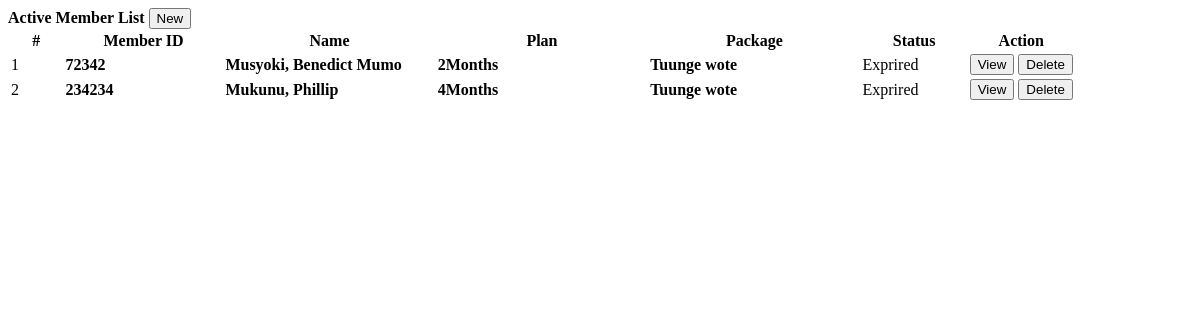
The page /admin/registered_members.php on the database its author committed.
### tables this page shows
CREATE TABLE `registration_info` (
  `id` int(30) NOT NULL,
  `member_id` int(30) NOT NULL,
  `plan_id` int(30) NOT NULL,
  `package_id` int(30) NOT NULL,
  `start_date` date NOT NULL DEFAULT current_timestamp(),
  `end_date` date NOT NULL DEFAULT current_timestamp(),
  `trainer_id` tinyint(30) NOT NULL,
  `status` tinyint(1) NOT NULL DEFAULT 1 COMMENT '0=Inactive, 1= Active',
  `date_created` date DEFAULT current_timestamp(),
  `amount` int(20) DEFAULT NULL,
  `remarks` text DEFAULT NULL,
  `date_of_payment` date DEFAULT NULL
);

CREATE TABLE `members` (
  `id` int(30) NOT NULL,
  `member_id` int(30) NOT NULL,
  `firstname` varchar(100) NOT NULL,
  `middlename` varchar(100) NOT NULL,
  `lastname` varchar(100) NOT NULL,
  `gender` varchar(20) NOT NULL,
  `contact` varchar(100) NOT NULL,
  `address` text NOT NULL,
  `email` varchar(100) NOT NULL,
  `date_created` datetime NOT NULL DEFAULT current_timestamp()
);

CREATE TABLE `plans` (
  `id` int(30) NOT NULL,
  `plan` int(30) NOT NULL,
  `amount` float NOT NULL
);

CREATE TABLE `packages` (
  `id` int(30) NOT NULL,
  `package` varchar(200) NOT NULL,
  `description` text NOT NULL,
  `amount` float NOT NULL
);

### admin/registered_members.php (the view, shortened to what this page needs)
<?php include('db_connect.php');?>
<div class="container-fluid">
	<div class="col-lg-12">
		<div class="row">
			<div class="col-md-12">
				<div class="card">
					<div class="card-header">
						<b>Active Member List</b>
						<span class="">
							<button class="btn btn-primary btn-block btn-sm col-sm-2 float-right" type="button" id="new_member">
					<i class="fa fa-plus"></i> New</button>
				</span>
					</div>
					<div class="card-body">
						<table class="table table-bordered table-condensed table-hover">
							<colgroup>
								<col width="5%">
								<col width="15%">
								<col width="20%">
								<col width="20%">
								<col width="20%">
								<col width="10%">
							</colgroup>
							<thead>
								<tr>
									<th class="text-center">#</th>
									<th class="">Member ID</th>
									<th class="">Name</th>
									<th class="">Plan</th>
									<th class="">Package</th>
									<th class="">Status</th>
									<th class="text-center">Action</th>
								</tr>
							</thead>
							<tbody>
								<?php
								$i = 1;
								$member =  $conn->query("SELECT r.*,p.plan,pp.package,concat(m.lastname,', ',m.firstname,' ',m.middlename) as name,m.member_id from registration_info r inner join members m on m.id = r.member_id inner join plans p on p.id = r.plan_id inner join packages pp on pp.id = r.package_id where r.status = 1 order by r.id asc");
								while($row=$member->fetch_assoc()):
								?>
								<tr>
									<td class="text-center"><?php echo $i++ ?></td>
									<td class="">
										 <p><b><?php echo $row['member_id'] ?></b></p>
									</td>
									<td class="">
										 <p><b><?php echo ucwords($row['name']) ?></b></p>
									</td>
									<td class="">
										 <p><b><?php echo $row['plan']. 'Months' ?></b></p>
									</td>
									<td class="">
										 <p><b><?php echo $row['package'] ?></b></p>
									</td>
									<td class="text-center">
										<?php if(strtotime(date('Y-m-d')) <= strtotime($row['end_date'])): ?>
										<span class="badge badge-success">Active</span>
										<?php else: ?>
										<span class="badge badge-danger">Exprired</span>
										<?php endif; ?>
									</td>
									<td class="text-center">
										<button class="btn btn-sm btn-outline-primary view_member" type="button" data-id="<?php echo $row['id'] ?>" >View</button>
										<button class="btn btn-sm btn-outline-danger delete_member" type="button" data-id="<?php echo $row['id'] ?>">Delete</button>
									</td>
								</tr>
								<?php endwhile; ?>
							</tbody>
						</table>
					</div>
				</div>
			</div>
		</div>
	</div>
</div>

### admin/registered_members.php (style rules this page uses)
td { vertical-align: middle !important; }
td p { margin: unset }

### rows shown on the page
registration_info: member.member_id "72342", name "Musyoki, Benedict Mumo", plan.plan "2", package.package "Tuunge wote", end_date "Exprired"
registration_info: member.member_id "234234", name "Mukunu, Phillip", plan.plan "4", package.package "Tuunge wote", end_date "Exprired"
